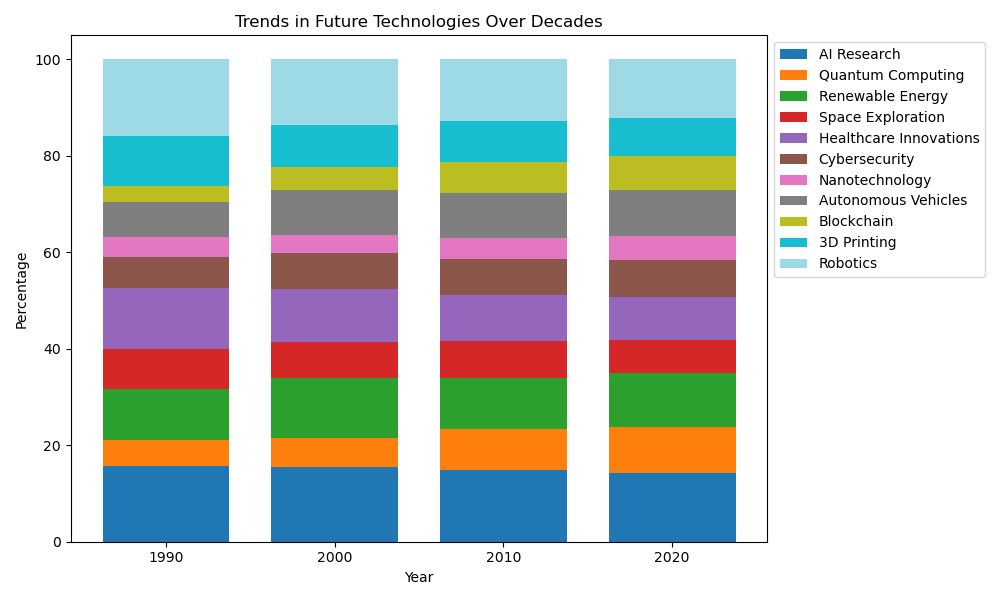

Reproduce this figure in Python.
import matplotlib.pyplot as plt
import numpy as np

categories = ['AI Research', 'Quantum Computing', 'Renewable Energy', 'Space Exploration', 'Healthcare Innovations', 'Cybersecurity', 'Nanotechnology', 'Autonomous Vehicles', 'Blockchain', '3D Printing', 'Robotics']
years = ['1990', '2000', '2010', '2020']
data = np.array([
    [15, 25, 35, 45],
    [5, 10, 20, 30],
    [10, 20, 25, 35],
    [8, 12, 18, 22],
    [12, 18, 22, 28],
    [6, 12, 18, 24],
    [4, 6, 10, 16],
    [7, 15, 22, 30],
    [3, 8, 15, 22],
    [10, 14, 20, 25],
    [15, 22, 30, 38]
])

data_percentage = data / data.sum(axis=0) * 100

fig, ax = plt.subplots(figsize=(10, 6))

bar_width = 0.75
bar_positions = np.arange(len(years))

bottoms = np.zeros(len(years))

colors = ['#1f77b4', '#ff7f0e', '#2ca02c', '#d62728', '#9467bd', '#8c564b', '#e377c2', '#7f7f7f', '#bcbd22', '#17becf', '#9edae5']

for i, category in enumerate(categories):
    ax.bar(bar_positions, data_percentage[i], bar_width, bottom=bottoms, label=category, color=colors[i])
    bottoms += data_percentage[i]

ax.set_xticks(bar_positions)
ax.set_xticklabels(years)
ax.set_xlabel('Year')
ax.set_ylabel('Percentage')
ax.set_title('Trends in Future Technologies Over Decades')
ax.legend(loc='upper left', bbox_to_anchor=(1, 1))
plt.tight_layout()

plt.show()
